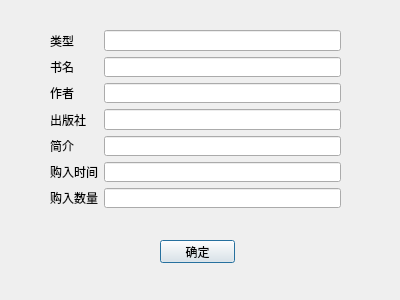
<?xml version="1.0" encoding="UTF-8"?>
<ui version="4.0">
 <class>AddBook</class>
 <widget class="QDialog" name="AddBook">
  <property name="geometry">
   <rect>
    <x>0</x>
    <y>0</y>
    <width>400</width>
    <height>300</height>
   </rect>
  </property>
  <property name="windowTitle">
   <string>Dialog</string>
  </property>
  <widget class="QPushButton" name="pushButton">
   <property name="geometry">
    <rect>
     <x>160</x>
     <y>240</y>
     <width>75</width>
     <height>23</height>
    </rect>
   </property>
   <property name="text">
    <string>确定</string>
   </property>
  </widget>
  <widget class="QWidget" name="">
   <property name="geometry">
    <rect>
     <x>50</x>
     <y>30</y>
     <width>291</width>
     <height>178</height>
    </rect>
   </property>
   <layout class="QGridLayout" name="gridLayout">
    <item row="0" column="0">
     <widget class="QLabel" name="label">
      <property name="text">
       <string>类型</string>
      </property>
     </widget>
    </item>
    <item row="0" column="1">
     <widget class="QLineEdit" name="lineEdit"/>
    </item>
    <item row="1" column="0">
     <widget class="QLabel" name="label_2">
      <property name="text">
       <string>书名</string>
      </property>
     </widget>
    </item>
    <item row="1" column="1">
     <widget class="QLineEdit" name="lineEdit_2"/>
    </item>
    <item row="2" column="0">
     <widget class="QLabel" name="label_3">
      <property name="text">
       <string>作者</string>
      </property>
     </widget>
    </item>
    <item row="2" column="1">
     <widget class="QLineEdit" name="lineEdit_3"/>
    </item>
    <item row="3" column="0">
     <widget class="QLabel" name="label_4">
      <property name="text">
       <string>出版社</string>
      </property>
     </widget>
    </item>
    <item row="3" column="1">
     <widget class="QLineEdit" name="lineEdit_4"/>
    </item>
    <item row="4" column="0">
     <widget class="QLabel" name="label_5">
      <property name="text">
       <string>简介</string>
      </property>
     </widget>
    </item>
    <item row="4" column="1">
     <widget class="QLineEdit" name="lineEdit_5"/>
    </item>
    <item row="5" column="0">
     <widget class="QLabel" name="label_6">
      <property name="text">
       <string>购入时间</string>
      </property>
     </widget>
    </item>
    <item row="5" column="1">
     <widget class="QLineEdit" name="lineEdit_6"/>
    </item>
    <item row="6" column="0">
     <widget class="QLabel" name="label_7">
      <property name="text">
       <string>购入数量</string>
      </property>
     </widget>
    </item>
    <item row="6" column="1">
     <widget class="QLineEdit" name="lineEdit_7"/>
    </item>
   </layout>
  </widget>
 </widget>
 <resources/>
 <connections/>
</ui>
